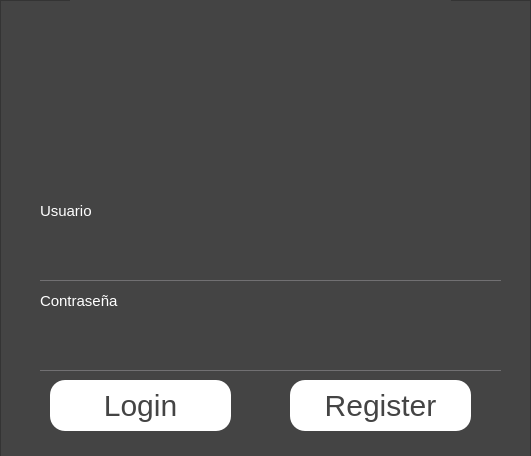
<?xml version="1.0" encoding="UTF-8"?>
<ui version="4.0">
 <class>MainWindow</class>
 <widget class="QMainWindow" name="MainWindow">
  <property name="geometry">
   <rect>
    <x>0</x>
    <y>0</y>
    <width>531</width>
    <height>456</height>
   </rect>
  </property>
  <property name="windowTitle">
   <string>MainWindow</string>
  </property>
  <property name="styleSheet">
   <string notr="true">*{
font-family: segoe ui;
}
QLabel{
font-size: 15px;
color: white;
}
QFrame{
background: #444;
}
QPushButton{
color: #444;
border-radius: 15px;
background:white;
font-size: 30px;
}
QToolButton{
background: transparent;
border:none;
}
QPushButton:hover{
background: #444;
color: white;
border-color: white;
border-radius: 15px;
}
QLineEdit{
background:transparent;
color: #717072;
border: none;
border-bottom: 1px solid;
border-color: #717072;
font-size: 30px;
}</string>
  </property>
  <widget class="QWidget" name="centralwidget">
   <widget class="QFrame" name="frame_2">
    <property name="geometry">
     <rect>
      <x>0</x>
      <y>0</y>
      <width>531</width>
      <height>461</height>
     </rect>
    </property>
    <property name="frameShape">
     <enum>QFrame::StyledPanel</enum>
    </property>
    <property name="frameShadow">
     <enum>QFrame::Raised</enum>
    </property>
    <widget class="QLineEdit" name="usernameLine">
     <property name="geometry">
      <rect>
       <x>40</x>
       <y>220</y>
       <width>461</width>
       <height>61</height>
      </rect>
     </property>
     <property name="contextMenuPolicy">
      <enum>Qt::DefaultContextMenu</enum>
     </property>
     <property name="text">
      <string/>
     </property>
     <property name="echoMode">
      <enum>QLineEdit::PasswordEchoOnEdit</enum>
     </property>
     <property name="cursorPosition">
      <number>0</number>
     </property>
    </widget>
    <widget class="QLineEdit" name="passwordLine">
     <property name="geometry">
      <rect>
       <x>40</x>
       <y>310</y>
       <width>461</width>
       <height>61</height>
      </rect>
     </property>
     <property name="text">
      <string/>
     </property>
     <property name="echoMode">
      <enum>QLineEdit::Password</enum>
     </property>
     <property name="cursorPosition">
      <number>0</number>
     </property>
    </widget>
    <widget class="QPushButton" name="registerButton">
     <property name="geometry">
      <rect>
       <x>290</x>
       <y>380</y>
       <width>181</width>
       <height>51</height>
      </rect>
     </property>
     <property name="text">
      <string>Register</string>
     </property>
    </widget>
    <widget class="QPushButton" name="loginButton">
     <property name="geometry">
      <rect>
       <x>50</x>
       <y>380</y>
       <width>181</width>
       <height>51</height>
      </rect>
     </property>
     <property name="text">
      <string>Login</string>
     </property>
    </widget>
    <widget class="QLabel" name="label">
     <property name="geometry">
      <rect>
       <x>70</x>
       <y>0</y>
       <width>381</width>
       <height>171</height>
      </rect>
     </property>
     <property name="styleSheet">
      <string notr="true"/>
     </property>
     <property name="text">
      <string/>
     </property>
     <property name="pixmap">
      <pixmap resource="logo.qrc">:/easy_blanco.svg</pixmap>
     </property>
    </widget>
    <widget class="QLabel" name="usernameLabel">
     <property name="geometry">
      <rect>
       <x>40</x>
       <y>201</y>
       <width>191</width>
       <height>20</height>
      </rect>
     </property>
     <property name="text">
      <string>Usuario</string>
     </property>
    </widget>
    <widget class="QLabel" name="passwordLabel">
     <property name="geometry">
      <rect>
       <x>40</x>
       <y>291</y>
       <width>191</width>
       <height>20</height>
      </rect>
     </property>
     <property name="text">
      <string>Contraseña</string>
     </property>
    </widget>
   </widget>
  </widget>
 </widget>
 <resources>
  <include location="logo.qrc"/>
 </resources>
 <connections/>
</ui>
